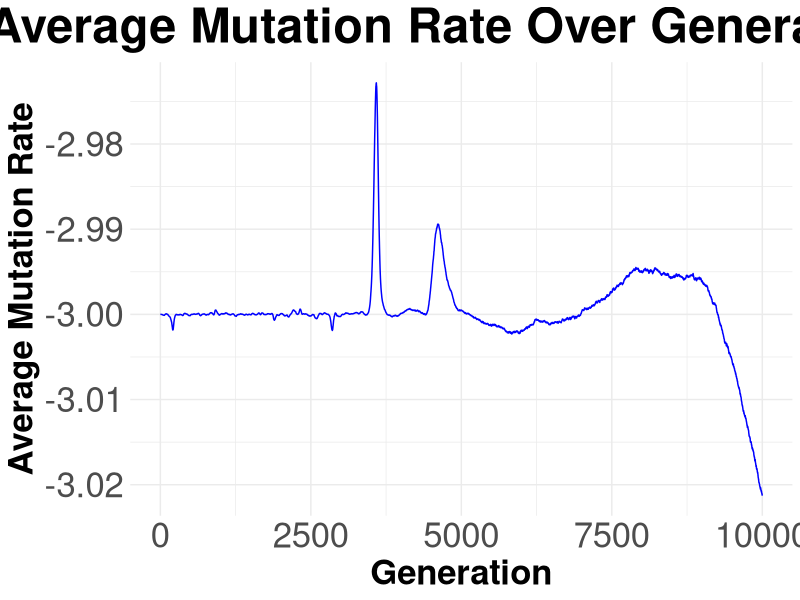
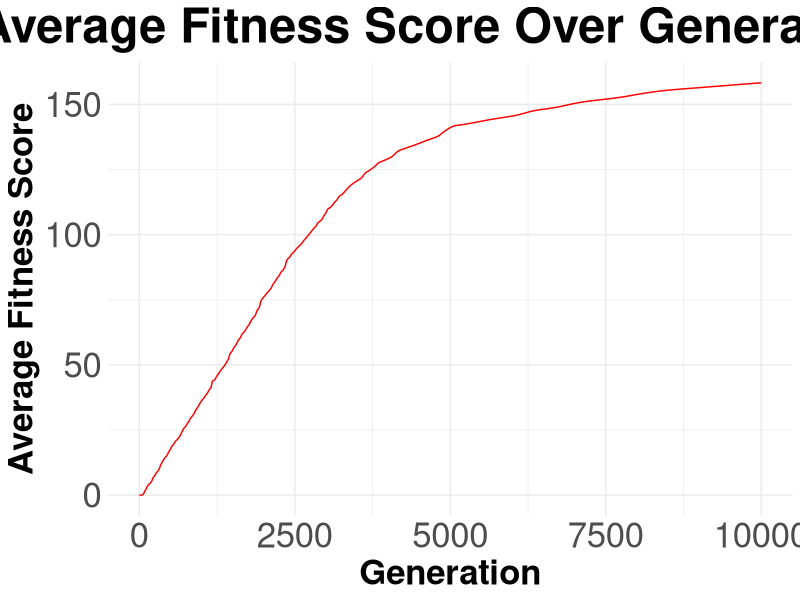
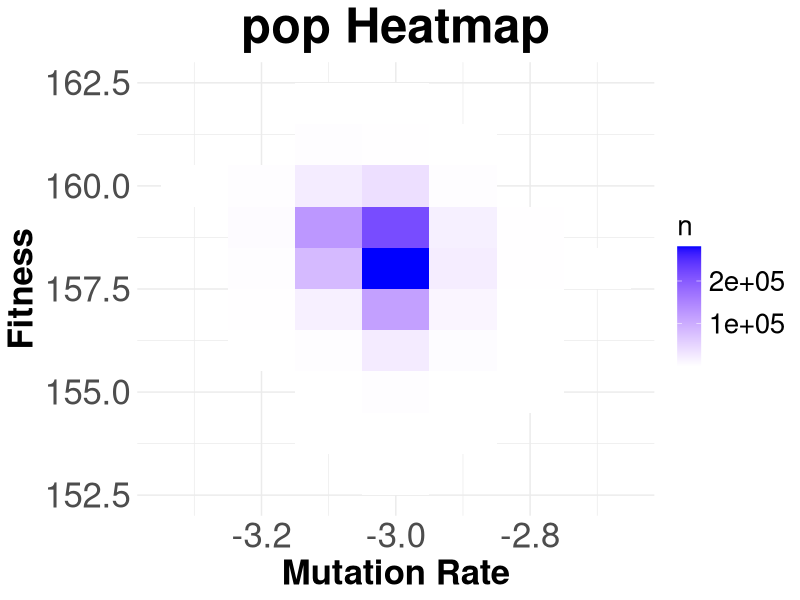

The R script that drew these images, in order:
library(tidyverse)

# Reproduction function
reproduce <- function(pop, s, r, r_max) {
  pop$n <- rpois(nrow(pop), lambda = pop$n * 1 / ((((1 + s) ^ -pop$w) / r) + 1 / r_max) )
  return(pop)
}

do_mutations <- function(offspring, p_vec, jump) {
  # Calculate the total number of mutants and non-mutants
  mutants <- rbinom(nrow(offspring), offspring$n, pmin(1, 10^offspring$mu))
  non_mutants <- offspring$n - mutants
  
  # Generate counts for each mutation type, and combine with non-mutants
  m_counts <- sapply(mutants, function(x) rmultinom(1, size = x, prob = p_vec))
  class_counts <- rbind(non_mutants, m_counts)

  # Create a data frame for the next generation
  next_gen <- data.frame(
    mu = round(rep(offspring$mu, each = 5) + jump * c(0, 1, -1, 0, 0),2),
    w = rep(offspring$w, each = 5) + c(0, 0, 0, 1, -1),
    n = as.vector(class_counts)
  )

  # Merge classes with same mu and fitness
  next_gen <- next_gen %>%
    group_by(mu, w) %>%
    summarize(n = sum(n), .groups = "drop")
  return(next_gen)
}

# Selection function
selection <- function(next_gen, size) {
  # Keep pop size constant
  current_pop <- sum(next_gen$n)
  next_gen$n <- rbinom(nrow(next_gen), next_gen$n, min(1, size / current_pop))
  # Remove classes with zero n
  next_gen <- next_gen %>%
    filter(n > 0)
  return(next_gen)
}

evolve <- function(
  size = 1e2, # Number of individuals in the population
  init_mu = -2, # Since we are storing it in log10 format
  init_w = 0, # Represented by the net number of beneficial mutations
  a = 0.1, # Proportion of mutations that affect mutation rate
  p_mu_up = 0.5, # Proportion of mutations that increase mutation rate
  jump = 1e-1, # Size of mutation rate change, increase or decrease
  p_w_up = 0.1, # Proportion of mutations that increase fitness
  generations = 1e1, # Number of generations to simulate
  s = 1e-2, # Parameter for fitness advantage/disadvantage
  r = 1, # Parameter for baseline reproduction rate
  r_max = 1e5 # Parameter for maximum reproduction rate
) {
  # Initialize pop
  pop <- data.frame(
    mu = init_mu,   # log10 of initial mutation rate
    w = init_w,    # initial fitness
    n = size    # initial pop size
  )
  # Initialize data frame for statistics
  stats <- data.frame(generation = 0:generations, mu = mean(init_mu), w = init_w)
  # Calculate probabilities of each type of mutation
  p_vec <- c(a * c(p_mu_up, 1 - p_mu_up), (1 - a) * c(p_w_up, 1 - p_w_up))

  # Simulation loop
  for (i in 1:generations) {
    # Step 1: Reproduction
    offspring <- reproduce(pop, s, r, r_max)

    # Step 2: Mutation
    next_gen <- do_mutations(offspring, p_vec, jump)

    # Step 3: Selection
    pop <- selection(next_gen, size)
    if (nrow(pop) == 0) {
      print("Population went extinct!")
      break
    }

    # Save statistics for this generation
    stats[stats$generation == i, "mu"] <- weighted.mean(pop$mu, pop$n)
    stats[stats$generation == i, "w"] <- weighted.mean(pop$w, pop$n)
  }

  return(list(pop = pop, stats = stats))
}

# Save the pop and statistics
system.time({results <- evolve(size = 1e6, generations = 1e4, r = 1, s = 0.1, init_mu = -3, jump = 0.1, p_mu_up = 0.5, p_w_up = 0.1)})
pop <- results$pop
stats <- results$stats

# Plot average mutation rate over generations
ggplot(stats, aes(x = generation)) +
  geom_line(aes(y = mu), color = "blue") +
  labs(x = "Generation", y = "Average Mutation Rate",
       title = "Average Mutation Rate Over Generations") +
  theme_minimal() +
  theme(
      plot.title = element_text(size = 35, face = "bold", hjust = 0.5),
      axis.title = element_text(size = 25, face = "bold"),
      axis.text = element_text(size = 25),
      legend.title = element_text(size = 20),
      legend.text = element_text(size = 20)
    )

# Plot average fitness score over generations
ggplot(stats, aes(x = generation)) +
  geom_line(aes(y = w), color = "red") +
  labs(x = "Generation", y = "Average Fitness Score",
       title = "Average Fitness Score Over Generations") +
  theme_minimal() +
  theme(
      plot.title = element_text(size = 35, face = "bold", hjust = 0.5),
      axis.title = element_text(size = 25, face = "bold"),
      axis.text = element_text(size = 25),
      legend.title = element_text(size = 20),
      legend.text = element_text(size = 20)
    )

# Plot a heatmap of the pop
ggplot(pop, aes(x = mu, y = w)) +
  geom_tile(aes(fill = n)) +
  scale_fill_gradient(low = "white", high = "blue") +
  labs(x = "Mutation Rate", y = "Fitness",
       title = "pop Heatmap") +
  theme_minimal() +
  theme(
      plot.title = element_text(size = 35, face = "bold", hjust = 0.5),
      axis.title = element_text(size = 25, face = "bold"),
      axis.text = element_text(size = 25),
      legend.title = element_text(size = 20),
      legend.text = element_text(size = 20)
    )
print(pop[pop$n>1e4,],n=50)
